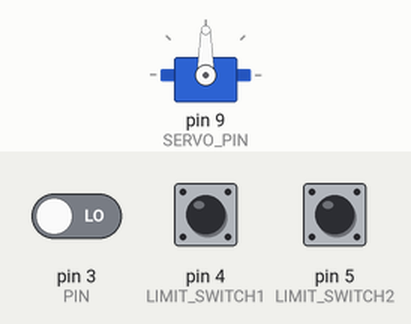
A sketch run on a simulated Arduino Uno, built with avr-gcc and run on an emulated ATmega328P. Parts: servo. The inputs (shaded band) are chosen by the test bench; at power-on: pin 3 (PIN) LOW, pin 4 (LIMIT_SWITCH1) LOW, pin 5 (LIMIT_SWITCH2) HIGH.

Above: at 1.2 s.
1.3 s: pin 3 (PIN) driven HIGH
At 2.1 s:
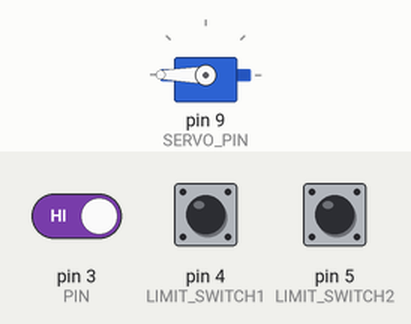
4.3 s: pin 4 (LIMIT_SWITCH1) pulled HIGH for 0.15 s
At 4.45 s:
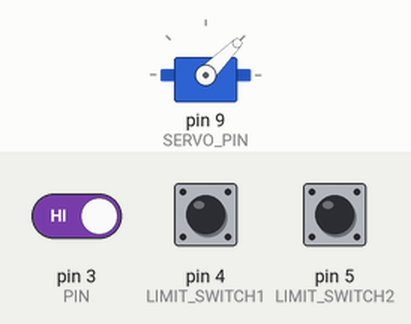
6.1 s: pin 4 (LIMIT_SWITCH1) pulled HIGH for 1 s
At 6.9 s:
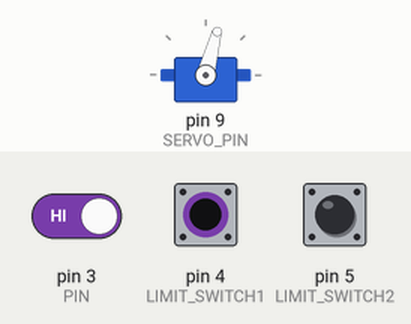
8.6 s: pin 4 (LIMIT_SWITCH1) pulled HIGH for 0.15 s
10.4 s: pin 4 (LIMIT_SWITCH1) pulled HIGH for 3.2 s
16.6 s: pin 4 (LIMIT_SWITCH1) pulled HIGH for 3.2 s
Timing chart, 0 to 70.3 s (numbered marks = the images above; inputs shaded):
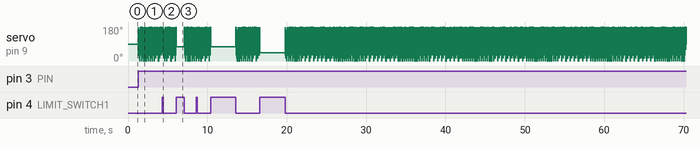

The sketch:

Servo.ino
```cpp
// Include the Servo library
#include <Servo.h>


// Declare the pins
#define SERVO_PIN 9
#define PIN 3
#define LIMIT_SWITCH1 4
#define LIMIT_SWITCH2 5

// Define variables
int pinValue;
int swiValue1;
int swiValue2;
int previous1 = 0;
int previous2 = 0;

// Create a servo object
Servo Servo1;


void setup() {
   // We need to attach the servo to the used pin number
   Servo1.attach(SERVO_PIN);
   pinMode(PIN, INPUT);
   pinMode(LIMIT_SWITCH1, INPUT);
   pinMode(LIMIT_SWITCH2, INPUT);
}

void loop() {
  pinValue = digitalRead(PIN);
  if (pinValue == HIGH){
    for (int i=0; i<=180; i+=15){
      swiValue1 = digitalRead(LIMIT_SWITCH1);
      if (swiValue1 == 0 && previous1 == 0){
        Servo1.write(i);
        }else if (swiValue1 == 1 && previous1 == 0){
          break;
        }
        previous1 == swiValue1;
      }
  }else if (pinValue == LOW){
      for (int i=180; i>=0; i-=15){
        swiValue2 = digitalRead(LIMIT_SWITCH2);
        if (swiValue2 == 0 && previous2 == 0){
          Servo1.write(i);
        }else if (swiValue2 == 1 && previous2 == 0){
          break;
        }
        previous2 == swiValue2;
      }
   }
}
```
